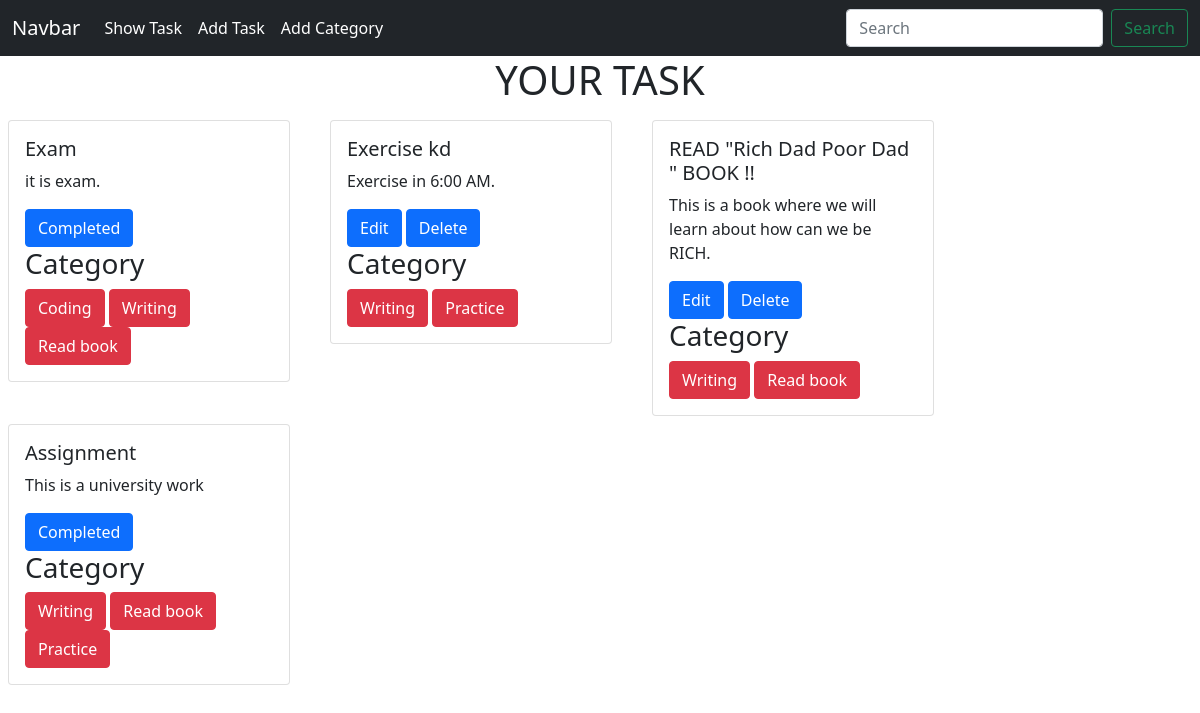
The page / on the database its author committed.
### task/models.py (models this page shows, shortened)
class Task(models.Model):
    task_title = models.CharField(max_length=100)
    task_description = models.TextField()
    task_assign_date = models.DateField(auto_now=False, auto_now_add=False)
    is_completed=models.BooleanField()
    category=models.ManyToManyField(Category)

### category/models.py (models this page shows, shortened)
class Category(models.Model):
    category_name = models.CharField(max_length=100)

### task_manager/views.py (the view)
# urls.py: 2. Add a URL to urlpatterns:  path('', views.home, name='home')
def home(request):
    data=Task.objects.all()
    return render(request, 'home.html',{'data':data})

### templates/home.html
{% extends 'base.html' %}
{% block content %}
<h1 class="text-center">YOUR TASK</h1>
<div class="row">
    {% for task in data %}
    <div class="col-sm-3 mb-3 mb-sm-0 mt-2 mx-2">
        <div class="card">
          <div class="card-body">
            <h5 class="card-title">{{task.task_title}}</h5>
            <p class="card-text">{{task.task_description}}</p>
            {% if task.is_completed %}
                <a href="#" class="btn btn-primary">Completed</a>
            {% else %}
                <a href="{% url 'edit' task.id%}" class="btn btn-primary">Edit</a>
                <a href="{% url 'delete' task.id%}" class="btn btn-primary">Delete</a>
            {% endif %}
            <h3>Category</h3>
            {% for cat in task.category.all %}
            <a href="#" class="btn btn-danger">{{cat.category_name}}</a>
            {% endfor %}
          </div>
        </div>
      </div>
    {% endfor %}
  </div>
{% endblock %}

### templates/base.html (shortened to what this page needs)
<!DOCTYPE html>
<html lang="en">
  <head>
    <link
      href="https://cdn.jsdelivr.net/npm/bootstrap@5.0.2/dist/css/bootstrap.min.css"
      rel="stylesheet"
    />
  </head>
  <body>
    <nav class="navbar navbar-expand-lg navbar-dark bg-dark">
      <div class="container-fluid">
        <a class="navbar-brand" href="#">Navbar</a>
        <div class="collapse navbar-collapse" id="navbarSupportedContent">
          <ul class="navbar-nav me-auto mb-2 mb-lg-0">
            <li class="nav-item">
              <a class="nav-link active" aria-current="page" href="{% url 'home'%}">Show Task</a>
            </li>
            <li class="nav-item">
              <a class="nav-link text-white" href="{% url 'add_task'%}">Add Task</a>
            </li>
            <li class="nav-item">
              <a class="nav-link text-white" href="{% url 'add_category'%}">Add Category</a>
            </li>
          </ul>
          <form class="d-flex">
            <input
              class="form-control me-2"
              type="search"
              placeholder="Search"
              aria-label="Search"
            />
            <button class="btn btn-outline-success" type="submit">
              Search
            </button>
          </form>
        </div>
      </div>
    </nav>
    {% block content %}
    {% endblock %}
  </body>
</html>

### rows shown on the page
Task: task_title "Exam", task_description "it is exam.", is_completed "Completed"
Category: category_name "Coding"
Category: category_name "Writing"
Category: category_name "Read book"
Task: task_title "Exercise kd", task_description "Exercise in 6:00 AM.", is_completed "Edit"
Category: category_name "Practice"
Task: task_title "READ \"Rich Dad Poor Dad \" BOOK !!", task_description "This is a book where we will learn about how can we be RICH.", is_completed "Edit"
Task: task_title "Assignment", task_description "This is a university work", is_completed "Completed"
